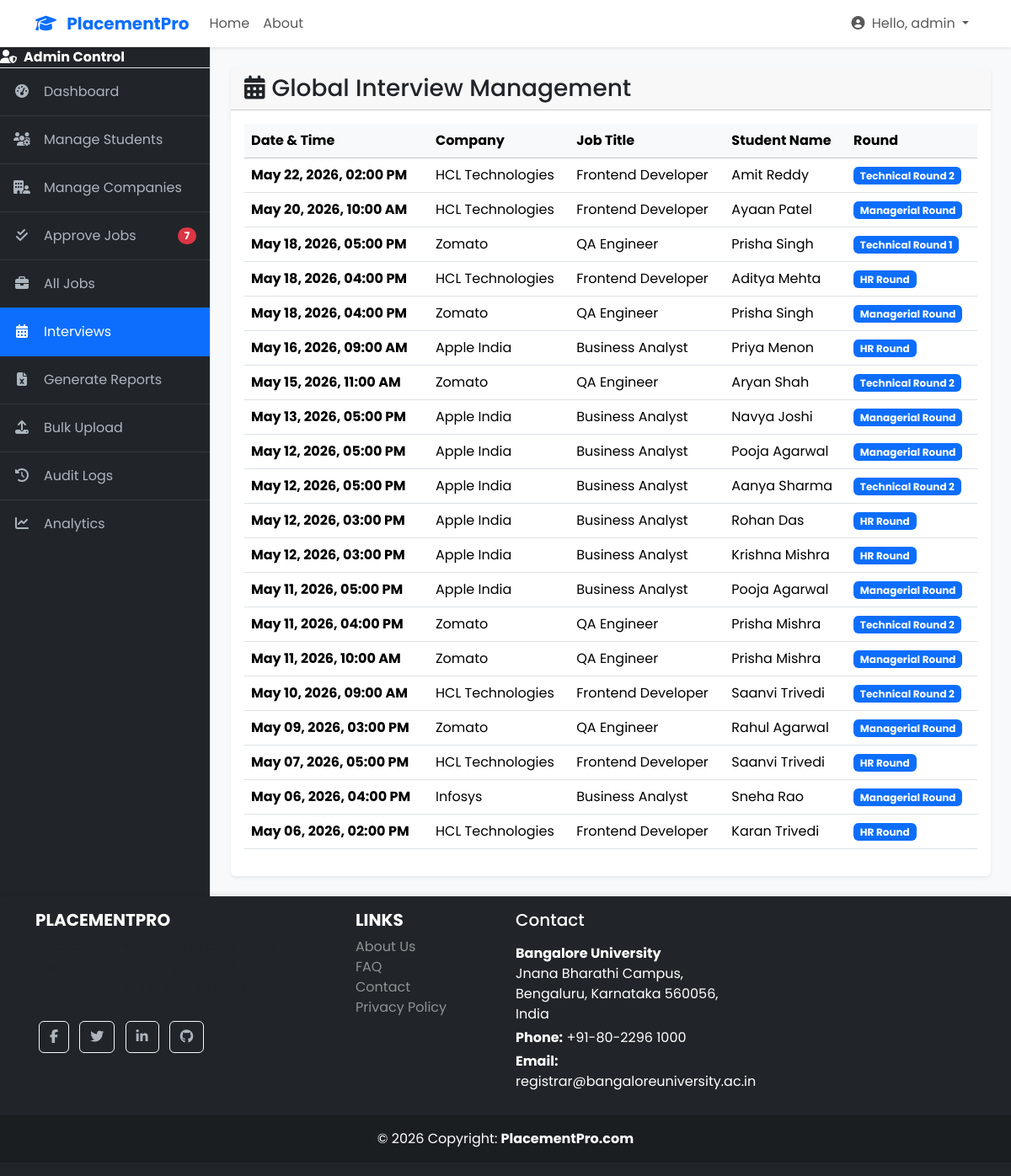
/tpo/interviews/ (signed in), run on the app's committed database.
### core/models.py (models this page shows, shortened)
class User(AbstractUser):
    ROLE_CHOICES = (
        ('admin', 'Admin'),
        ('student', 'Student'),
        ('company', 'Company'),
    )
    role = models.CharField(max_length=10, choices=ROLE_CHOICES, default='student')

class InterviewSchedule(models.Model):
    MODE_CHOICES = (
        ('Online', 'Online'),
        ('In-Person', 'In-Person'),
    )
    application = models.ForeignKey(Application, on_delete=models.CASCADE)
    interview_date = models.DateField()
    interview_time = models.TimeField()
    round_name = models.CharField(max_length=100, help_text="e.g., Technical Round 1, HR Round")
    mode = models.CharField(max_length=20, choices=MODE_CHOICES, default='Online')
    venue_or_link = models.CharField(max_length=255)
    additional_instructions = models.TextField(blank=True, help_text="Any additional instructions for the candidate.")

class Application(models.Model):
    STATUS_CHOICES = (
        ('Applied', 'Applied'),
        ('Shortlisted', 'Shortlisted'),
        ('Rejected', 'Rejected'),
        ('Interview', 'Interview'),
        ('Offered', 'Offered'),
    )
    job = models.ForeignKey(JobPosting, on_delete=models.CASCADE, related_name='applications')
    student = models.ForeignKey(StudentProfile, on_delete=models.CASCADE, related_name='applications')
    applied_at = models.DateTimeField(auto_now_add=True)
    status = models.CharField(max_length=20, choices=STATUS_CHOICES, default='Applied')
    class Meta:
        unique_together = ('job', 'student')

class JobPosting(models.Model):
    company = models.ForeignKey(CompanyProfile, on_delete=models.CASCADE, related_name='jobs')
    title = models.CharField(max_length=200)
    description = models.TextField()
    salary_range = models.CharField(max_length=100, blank=True)
    location = models.CharField(max_length=100)
    application_deadline = models.DateField()
    min_cgpa = models.FloatField(default=6.0, help_text="Minimum CGPA required.")
    max_backlogs = models.IntegerField(default=0, help_text="Maximum number of backlogs allowed.")
    allowed_branches = models.CharField(max_length=255, help_text="Comma-separated list of allowed branches (e.g., CSE,ECE,ME).")
    is_approved = models.BooleanField(default=False, help_text="Admin must approve the job posting.")
    posted_at = models.DateTimeField(auto_now_add=True)

class CompanyProfile(models.Model):
    user = models.OneToOneField(User, on_delete=models.CASCADE, primary_key=True, related_name='company_profile')
    name = models.CharField(max_length=200)
    description = models.TextField(help_text="A brief description of the company.")
    website = models.URLField(blank=True)
    logo = models.FileField(upload_to='company_logos/', null=True, blank=True)
    is_approved = models.BooleanField(default=False, help_text="Admin must approve the company profile.")
    hr_name = models.CharField(max_length=150, blank=True)
    hr_email = models.EmailField(blank=True)

class StudentProfile(models.Model):
    user = models.OneToOneField(User, on_delete=models.CASCADE, primary_key=True, related_name='student_profile')
    phone_number = models.CharField(max_length=15, blank=True, null=True)
    resume = models.FileField(upload_to='resumes/', null=True, blank=True, help_text="Upload your resume in PDF format.")
    cgpa = models.FloatField(null=True, blank=True)
    branch = models.CharField(max_length=100)
    graduation_year = models.IntegerField(null=True)
    backlogs = models.IntegerField(default=0)
    skills = models.TextField(blank=True, help_text="Comma-separated skills (e.g., Python, Django, JavaScript)")
    linkedin_url = models.URLField(blank=True)
    github_url = models.URLField(blank=True)
    is_placed = models.BooleanField(default=False)

### core/views.py (the view)
# urls.py: path('tpo/interviews/', views.interview_management_view, name='interview_management'),
@login_required
@admin_required
def interview_management_view(request):
    interviews_list = InterviewSchedule.objects.all().select_related(
        'application__job__company',
        'application__student__user'
    ).order_by('-interview_date', '-interview_time')
    company_query = request.GET.get('company')
    if company_query:
        interviews_list = interviews_list.filter(application__job__company__name__icontains=company_query)
    paginator = Paginator(interviews_list, 20)
    page_number = request.GET.get('page')
    page_obj = paginator.get_page(page_number)
    context = {
        'interviews_page_obj': page_obj
    }
    return render(request, 'admin/interview_management.html', context)

### core/context_processors.py (called while the page is built)
def notifications_context(request):
    if request.user.is_authenticated and request.user.role == 'admin':
        count = JobPosting.objects.filter(is_approved=False).count()
        return {'pending_jobs_count': count}
    return {}

### core/templates/admin/interview_management.html
{% extends 'admin/admin_base.html' %}
{% block admin_content %}
<div class="card shadow-sm">
    <div class="card-header"><h3 class="mb-0"><i class="fas fa-calendar-alt me-2"></i>Global Interview Management</h3></div>
    <div class="card-body">
        <div class="table-responsive">
            <table class="table table-hover align-middle">
                <thead class="table-light">
                    <tr><th>Date & Time</th><th>Company</th><th>Job Title</th><th>Student Name</th><th>Round</th></tr>
                </thead>
                <tbody>
                    {% for interview in interviews_page_obj %}
                    <tr>
                        <td class="fw-bold">{{ interview.interview_date|date:"M d, Y" }}, {{ interview.interview_time|time:"h:i A" }}</td>
                        <td>{{ interview.application.job.company.name }}</td>
                        <td>{{ interview.application.job.title }}</td>
                        <td>{{ interview.application.student.user.get_full_name }}</td>
                        <td><span class="badge bg-primary">{{ interview.round_name }}</span></td>
                    </tr>
                    {% empty %}
                    <tr><td colspan="5" class="text-center p-4">No interviews have been scheduled.</td></tr>
                    {% endfor %}
                </tbody>
            </table>
        </div>
    </div>
</div>
{% endblock %}

### core/templates/partials/navbar.html (shortened to what this page needs)
<nav class="navbar navbar-expand-lg navbar-light bg-white shadow-sm sticky-top">
    <div class="container">
        <a class="navbar-brand fw-bold text-primary" href="{% url 'core:home' %}">
            <i class="fas fa-graduation-cap me-2"></i>
            PlacementPro
        </a>
        <div class="collapse navbar-collapse" id="main-nav">
            <ul class="navbar-nav me-auto mb-2 mb-lg-0">
                <li class="nav-item">
                    <a class="nav-link" href="{% url 'core:home' %}">Home</a>
                </li>
                <li class="nav-item">
                    <a class="nav-link" href="{% url 'core:about' %}">About</a>
                </li>
            </ul>
            <ul class="navbar-nav ms-auto">
                {% if user.is_authenticated %}
                    <li class="nav-item dropdown">
                        <a class="nav-link dropdown-toggle" href="#" id="userMenu" role="button" data-bs-toggle="dropdown" aria-expanded="false">
                            <i class="fas fa-user-circle me-1"></i>
                            Hello, {{ user.username }}
                        </a>
                    </li>
                {% endif %}
            </ul>
        </div>
    </div>
</nav>

### static/css/style.css (style rules this page uses)
body { font-family: 'Poppins', sans-serif; background-color: #f8f9fa; display: flex; flex-direction: column; min-height: 100vh; }
a { transition: color 0.2s ease-in-out; }
.navbar { box-shadow: 0 4px 6px -1px rgba(0, 0, 0, 0.07), 0 2px 4px -1px rgba(0, 0, 0, 0.04); }
.card { border: none; box-shadow: 0 4px 8px rgba(0,0,0,0.08); transition: transform 0.3s ease, box-shadow 0.3s ease; }

### data on the page
User: username "admin"
InterviewSchedule: interview_date "May 22, 2026", interview_time "02:00 PM", application.job.company.name "HCL Technologies", application.job "Frontend Developer", application.student.user.get_full_name "Amit Reddy", round_name "Technical Round 2"
InterviewSchedule: interview_date "May 20, 2026", interview_time "10:00 AM", application.job.company.name "HCL Technologies", application.job "Frontend Developer", application.student.user.get_full_name "Ayaan Patel", round_name "Managerial Round"
InterviewSchedule: interview_date "May 18, 2026", interview_time "05:00 PM", application.job.company.name "Zomato", application.job "QA Engineer", application.student.user.get_full_name "Prisha Singh", round_name "Technical Round 1"
InterviewSchedule: interview_date "May 18, 2026", interview_time "04:00 PM", application.job.company.name "HCL Technologies", application.job "Frontend Developer", application.student.user.get_full_name "Aditya Mehta", round_name "HR Round"
InterviewSchedule: interview_date "May 18, 2026", interview_time "04:00 PM", application.job.company.name "Zomato", application.job "QA Engineer", application.student.user.get_full_name "Prisha Singh", round_name "Managerial Round"
InterviewSchedule: interview_date "May 16, 2026", interview_time "09:00 AM", application.job.company.name "Apple India", application.job "Business Analyst", application.student.user.get_full_name "Priya Menon", round_name "HR Round"
InterviewSchedule: interview_date "May 15, 2026", interview_time "11:00 AM", application.job.company.name "Zomato", application.job "QA Engineer", application.student.user.get_full_name "Aryan Shah", round_name "Technical Round 2"
InterviewSchedule: interview_date "May 13, 2026", interview_time "05:00 PM", application.job.company.name "Apple India", application.job "Business Analyst", application.student.user.get_full_name "Navya Joshi", round_name "Managerial Round"
InterviewSchedule: interview_date "May 12, 2026", interview_time "05:00 PM", application.job.company.name "Apple India", application.job "Business Analyst", application.student.user.get_full_name "Pooja Agarwal", round_name "Managerial Round"
InterviewSchedule: interview_date "May 12, 2026", interview_time "05:00 PM", application.job.company.name "Apple India", application.job "Business Analyst", application.student.user.get_full_name "Aanya Sharma", round_name "Technical Round 2"
InterviewSchedule: interview_date "May 12, 2026", interview_time "03:00 PM", application.job.company.name "Apple India", application.job "Business Analyst", application.student.user.get_full_name "Rohan Das", round_name "HR Round"
InterviewSchedule: interview_date "May 12, 2026", interview_time "03:00 PM", application.job.company.name "Apple India", application.job "Business Analyst", application.student.user.get_full_name "Krishna Mishra", round_name "HR Round"
InterviewSchedule: interview_date "May 11, 2026", interview_time "05:00 PM", application.job.company.name "Apple India", application.job "Business Analyst", application.student.user.get_full_name "Pooja Agarwal", round_name "Managerial Round"
InterviewSchedule: interview_date "May 11, 2026", interview_time "04:00 PM", application.job.company.name "Zomato", application.job "QA Engineer", application.student.user.get_full_name "Prisha Mishra", round_name "Technical Round 2"
InterviewSchedule: interview_date "May 11, 2026", interview_time "10:00 AM", application.job.company.name "Zomato", application.job "QA Engineer", application.student.user.get_full_name "Prisha Mishra", round_name "Managerial Round"
InterviewSchedule: interview_date "May 10, 2026", interview_time "09:00 AM", application.job.company.name "HCL Technologies", application.job "Frontend Developer", application.student.user.get_full_name "Saanvi Trivedi", round_name "Technical Round 2"
InterviewSchedule: interview_date "May 09, 2026", interview_time "03:00 PM", application.job.company.name "Zomato", application.job "QA Engineer", application.student.user.get_full_name "Rahul Agarwal", round_name "Managerial Round"
InterviewSchedule: interview_date "May 07, 2026", interview_time "05:00 PM", application.job.company.name "HCL Technologies", application.job "Frontend Developer", application.student.user.get_full_name "Saanvi Trivedi", round_name "HR Round"
InterviewSchedule: interview_date "May 06, 2026", interview_time "04:00 PM", application.job.company.name "Infosys", application.job "Business Analyst", application.student.user.get_full_name "Sneha Rao", round_name "Managerial Round"
InterviewSchedule: interview_date "May 06, 2026", interview_time "02:00 PM", application.job.company.name "HCL Technologies", application.job "Frontend Developer", application.student.user.get_full_name "Karan Trivedi", round_name "HR Round"

### other printed values
{{ pending_jobs_count }} "7"
